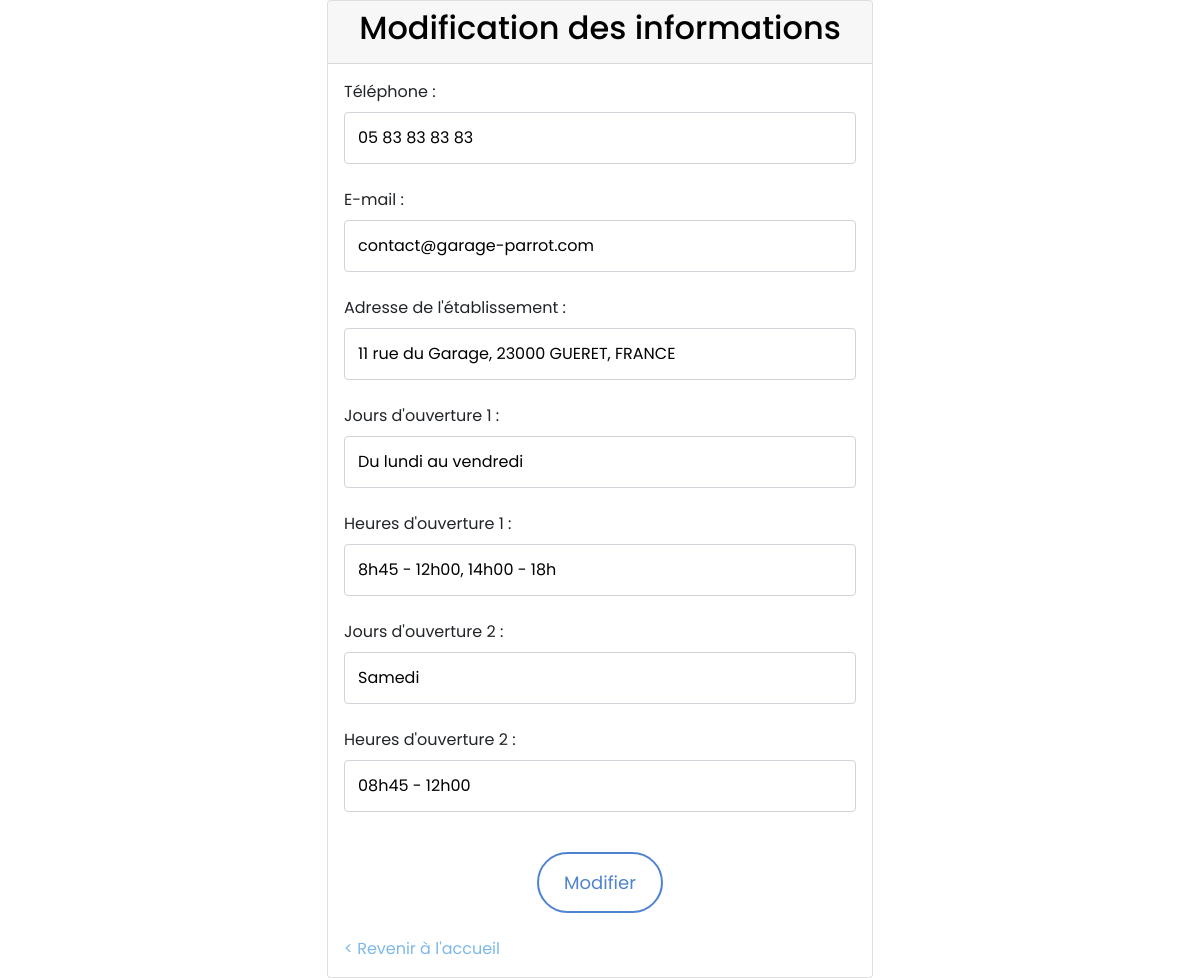
The app's page /admin/updateSociety.php (signed in) with its own data.
### tables this page shows
CREATE TABLE IF NOT EXISTS `office` (
  `id` int NOT NULL AUTO_INCREMENT,
  `phone` varchar(20) DEFAULT NULL,
  `address` varchar(50) DEFAULT NULL,
  `mail` varchar(50) DEFAULT NULL,
  `days1` varchar(25) DEFAULT NULL,
  `days2` varchar(25) DEFAULT NULL,
  `hours1` varchar(25) DEFAULT NULL,
  `hours2` varchar(25) DEFAULT NULL,
  PRIMARY KEY (`id`)
);

### admin/updateSociety.php (the view, shortened to what this page needs)
<?PHP
    require_once './templates/php/config.php';
    include_once './templates/php/head.php';
?>
<?PHP
        $sql = "SELECT * FROM office";
        $rs_select = $bdd->prepare($sql);
        $rs_select->execute();
        $donnees = $rs_select->fetch(PDO::FETCH_ASSOC);
        $phone = $donnees['phone'];
        $address = $donnees['address'];
        $mail=$donnees['mail'];
        $days1=$donnees['days1'];
        $days2=$donnees['days2'];
        $hours1=$donnees['hours1'];
        $hours2=$donnees['hours2'];
?>
<body>
<main>
<div class="container">
            <div class="row justify-content-center align-items-center min-vh-100">
                <div class="col-md-6">
                    <div class="card">
                        <div class="card-header">
                            <h3 class="text-center">Modification des informations</h3>
                        </div>
                        <div class="card-body">
                            <form action="" method="POST">
                                <div class="mb-3">
                                    <label for="phone" class="form-label">Téléphone :</label>
                                    <input type="text" name="phone" class="form-control" id="phone" value="<?= $phone; ?>">
                                </div>
                                <div class="mb-3">
                                    <label for="mail" class="form-label">E-mail :</label>
                                    <input type="mail" name="mail" class="form-control" id="mail" value="<?= $mail; ?>">
                                </div>
                                <div class="mb-3">
                                    <label for="address" class="form-label">Adresse de l'établissement :</label>
                                    <input type="text" name="address" class="form-control" id="address" value="<?= $address; ?>">
                                </div>
                                <div class="mb-3">
                                    <label for="days1" class="form-label">Jours d'ouverture 1 :</label>
                                    <input type="text" name="days1" class="form-control" id="days1" value="<?= $days1; ?>">
                                </div>
                                <div class="mb-3">
                                    <label for="hours1" class="form-label">Heures d'ouverture 1 :</label>
                                    <input type="text" name="hours1" class="form-control" id="hours1" value="<?= $hours1; ?>">
                                </div>
                                <div class="mb-3">
                                    <label for="days2" class="form-label">Jours d'ouverture 2 :</label>
                                    <input type="text" name="days2" class="form-control" id="days2" value="<?= $days2; ?>">
                                </div>
                                <div class="mb-3">
                                    <label for="hours2" class="form-label">Heures d'ouverture 2 :</label>
                                    <input type="text" name="hours2" class="form-control" id="hours2" value="<?= $hours2; ?>">
                                </div>
                                <div class="text-center">
                                    <form action="./updateSociety.php">
                                        <button name="update" class="btn custom-btn custom-border-btn btn-smoothscroll mt-3" type="submit">Modifier</button>
                                    </form>
                                </div>
                            </form>
                            <a class="mt-4" href="./landing.php#societyAnchor">< Revenir à l'accueil</a>
                        </div>
                    </div>
                </div>
            </div>
        </div>
</main>
</body>
</html>

### admin/templates/css/style.css (style rules this page uses)
body { background-color: var(--white-color); font-family: var(--body-font-family); }
h2, h3, h4, h5, h6 { color: var(--dark-color); }
h1, h2, h3, h4, h5, h6 { font-weight: var(--font-weight-medium); }
h3 { font-size: var(--h3-font-size); }
a, button { touch-action: manipulation; transition: all 0.3s; }
a { display: inline-block; color: var(--primary-color); text-decoration: none; }
.form-control, .form-select { color: var(--dark-color); margin-bottom: 24px; padding: 13px; outline: none; font-size: 16px; }
.custom-btn { background: var(--custom-btn-bg-color); border: 2px solid transparent; border-radius: var(--border-radius-large); color: var(--white-color); font-size: var(--btn-font-size); font-weight: var(--font-weight-normal); line-height: normal; transition: all 0.3s; padding: 15px 25px; }
.custom-border-btn { background: transparent; border: 2px solid var(--custom-btn-bg-color); color: var(--custom-btn-bg-color); }
.card { height: 100%; }

### records on screen
office: phone "05 83 83 83 83", mail "contact@garage-parrot.com", address "11 rue du Garage, 23000 GUERET, FRANCE", days1 "Du lundi au vendredi", hours1 "8h45 - 12h00, 14h00 - 18h", days2 "Samedi", hours2 "08h45 - 12h00"
